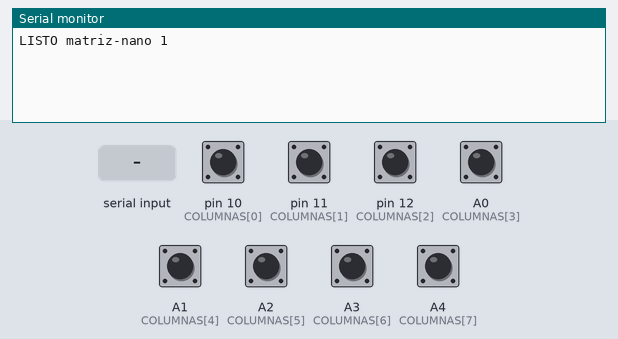
The sketch below on a simulated Arduino Nano, built with avr-gcc and run on an emulated ATmega328P. Parts: the last lines printed to the serial monitor. The inputs (shaded band) are chosen by the test bench; at power-on: A0 (COLUMNAS[3]), A1 (COLUMNAS[4]), A2 (COLUMNAS[5]), A3 (COLUMNAS[6]), A4 (COLUMNAS[7]), pin 10 (COLUMNAS[0]), pin 11 (COLUMNAS[1]), pin 12 (COLUMNAS[2]) HIGH.

Above: at 1.2 s.
1.3 s: "V\n" received over Serial
At 1.62 s:
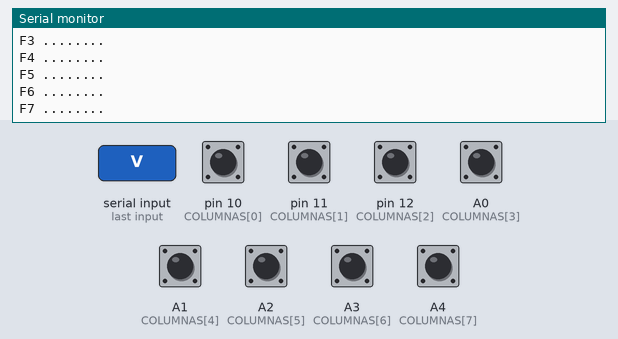
2.8 s: pin 10 (COLUMNAS[0]) pulled LOW for 0.15 s
At 3.12 s:
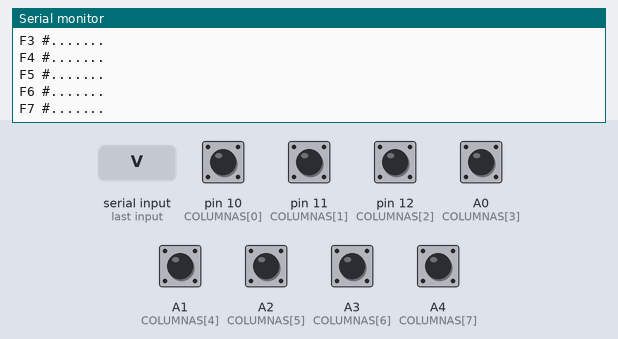
4.4 s: "90 45\n" received over Serial
At 5.6 s:
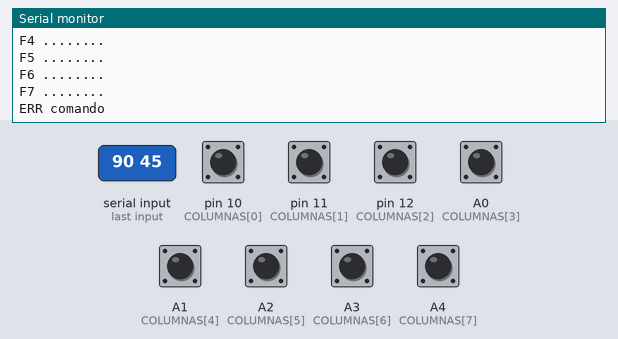
5.9 s: "L90\n" received over Serial
At 6.9 s:
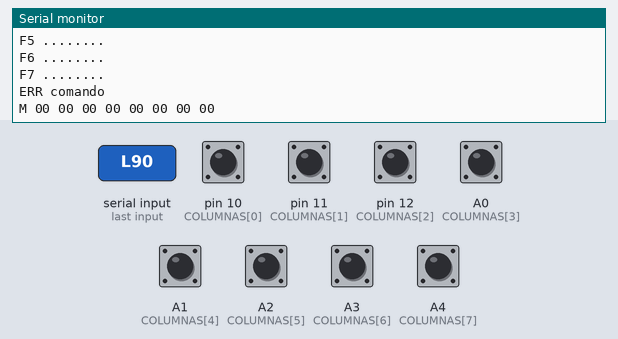
7.4 s: "F90\n" received over Serial
At 7.9 s:
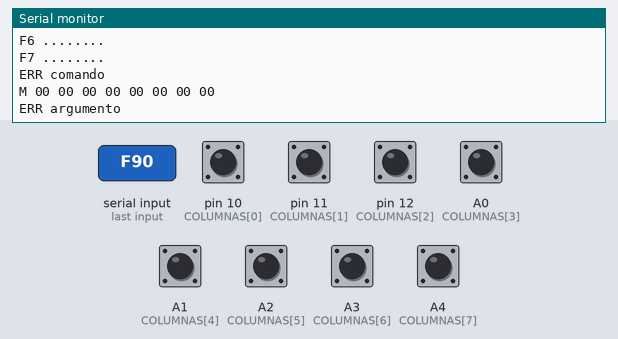
8.9 s: "C\n" received over Serial
At 10.3 s:
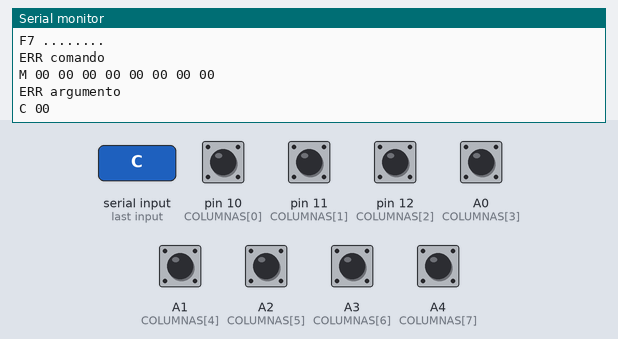
Timing chart, 0 to 11.4 s (numbered marks = the images above; inputs shaded):
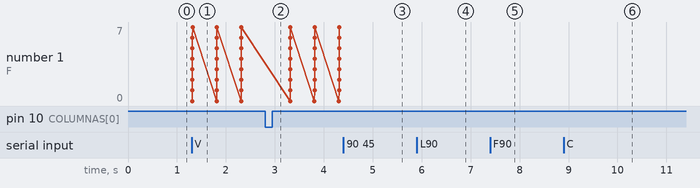

Measured:
- after the input at 1.3 s, the serial monitor: prints a new line at once (image 1)
- after the input at 2.8 s, the serial monitor: prints a new line at once (image 2)
- after the input at 4.4 s, the serial monitor: prints a new line at once (image 3)
- after the input at 5.9 s, the serial monitor: prints a new line at once (image 4)
- after the input at 7.4 s, the serial monitor: prints a new line at once (image 5)
- after the input at 8.9 s, the serial monitor: prints a new line at once (image 6)

The sketch:

matriz-nano.ino
```cpp
// Firmware del Arduino Nano que barre la matriz de 64 sensores Hall (v3 de la detección de
// casillas). No hace nada por su cuenta: la Raspberry Pi (o una persona en el monitor serie)
// manda un comando por línea y el Nano contesta una línea. El antirrebote, la calibración y
// el mapeo celda → casilla los hace la Pi; acá solo están las primitivas del barrido.
//
// Protocolo completo en software-docs/firmware-nano.md; cableado en
// hardware-docs/matriz-hall-nano.md. Serie a 115200 baudios.
//
//   ?        → LISTO matriz-nano 1
//   L [µs]   → M b0 b1 .. b7   barre F0..F7 (bk = fila Fk en hex, bit c = columna Ck, 1 = imán)
//   F k      → OK Fk           deja encendida fija la fila k (para medir con el multímetro)
//   C        → C bb            lee las columnas sin tocar las filas
//   X        → OK X            apaga todas las filas
//   A        → A v0 .. v7      lectura analógica cruda de cada columna ('-' si no es analógica)
//   V [µs]   → grilla de '#' y '.' cada 500 ms, hasta la próxima línea
//   otro     → ERR comando | ERR argumento | ERR largo

// Plan B (columnas leídas como analógicas, ver hardware-docs/matriz-hall-nano.md): compilar
// con -DPLAN_B=1 o cambiar el 0 de abajo. El umbral se elige mirando lo que da el comando A.
#ifndef PLAN_B
#define PLAN_B 0
#endif
#ifndef UMBRAL_PLAN_B
#define UMBRAL_PLAN_B 512  // ~2,5 V; por debajo, imán
#endif

#define VERSION_PROTOCOLO "1"

// Fila Fk y columna Ck conservan el número del cable que iba a Yk del 74HC138 y a Dk del
// 74HC165, para que CASILLA_DE_CELDA_HALL de config.py siga valiendo.
const uint8_t FILAS[8] = {2, 3, 4, 5, 6, 7, 8, 9};
#if PLAN_B
const uint8_t COLUMNAS[8] = {A5, A6, A7, A0, A1, A2, A3, A4};
const bool ES_ANALOGICA[8] = {true, true, true, true, true, true, true, true};
#else
const uint8_t COLUMNAS[8] = {10, 11, 12, A0, A1, A2, A3, A4};
const bool ES_ANALOGICA[8] = {false, false, false, true, true, true, true, true};
#endif

const unsigned long ESPERA_POR_DEFECTO_US = 1000;  // igual que HALL_ESPERA_ENCENDIDO
const unsigned long ESPERA_MAXIMA_US = 50000;
const unsigned long PERIODO_VISTA_MS = 500;
const uint8_t LARGO_MAXIMO_LINEA = 15;

enum Argumento { SIN_ARGUMENTO, ARGUMENTO_VALIDO, ARGUMENTO_INVALIDO };

char linea[LARGO_MAXIMO_LINEA + 1];
uint8_t largo = 0;
bool desbordada = false;  // la línea en curso pasó de LARGO_MAXIMO_LINEA

bool vistaActiva = false;
unsigned long esperaVistaUs = ESPERA_POR_DEFECTO_US;
unsigned long ultimaVista = 0;

// -- Matriz -------------------------------------------------------------------------------

void apagarFilas() {
  for (uint8_t f = 0; f < 8; f++) digitalWrite(FILAS[f], LOW);
}

void encenderFila(uint8_t fila) {
  apagarFilas();
  digitalWrite(FILAS[fila], HIGH);  // el NPN conduce y conecta a GND el bus de la fila
}

// delayMicroseconds solo es preciso hasta ~16 ms: los milisegundos enteros van con delay.
void esperarUs(unsigned long us) {
  if (us >= 1000) delay(us / 1000);
  delayMicroseconds((unsigned int)(us % 1000));
}

// El ADC muestrea con un capacitor que se carga a través de la pull-up (~35 kΩ, mucha
// impedancia para el ADC): la primera lectura después de cambiar de canal arrastra algo
// del canal anterior, así que se descarta.
int leerAnalogico(uint8_t pin) {
  analogRead(pin);
  return analogRead(pin);
}

// Bit c en 1 = la columna Ck está en LOW = imán sobre esa casilla de la fila encendida.
uint8_t leerColumnas() {
  uint8_t columnas = 0;
  for (uint8_t c = 0; c < 8; c++) {
#if PLAN_B
    bool iman = leerAnalogico(COLUMNAS[c]) < UMBRAL_PLAN_B;
#else
    bool iman = digitalRead(COLUMNAS[c]) == LOW;
#endif
    if (iman) columnas |= (uint8_t)(1 << c);
  }
  return columnas;
}

// Enciende F0..F7 de a una, espera `esperaUs` a que arranquen sus Hall y lee las columnas.
// Termina con todas las filas apagadas.
void barrer(unsigned long esperaUs, uint8_t filas[8]) {
  for (uint8_t f = 0; f < 8; f++) {
    encenderFila(f);
    esperarUs(esperaUs);
    filas[f] = leerColumnas();
  }
  apagarFilas();
}

// -- Respuestas ---------------------------------------------------------------------------

void imprimirHex(uint8_t valor) {
  if (valor < 0x10) Serial.print('0');
  Serial.print(valor, HEX);
}

void anunciar() {
  Serial.println(F("LISTO matriz-nano " VERSION_PROTOCOLO));
}

void responderError(const __FlashStringHelper* motivo) {
  Serial.print(F("ERR "));
  Serial.println(motivo);
}

void responderMatriz(unsigned long esperaUs) {
  uint8_t filas[8];
  barrer(esperaUs, filas);
  Serial.print('M');
  for (uint8_t f = 0; f < 8; f++) {
    Serial.print(' ');
    imprimirHex(filas[f]);
  }
  Serial.println();
}

void responderColumnas() {
  Serial.print(F("C "));
  imprimirHex(leerColumnas());
  Serial.println();
}

void responderAnalogico() {
  Serial.print('A');
  for (uint8_t c = 0; c < 8; c++) {
    Serial.print(' ');
    if (ES_ANALOGICA[c]) {
      Serial.print(leerAnalogico(COLUMNAS[c]));
    } else {
      Serial.print('-');
    }
  }
  Serial.println();
}

// Una línea por fila (F0..F7) y un carácter por columna (C0..C7): '#' = imán, '.' = vacío.
void imprimirVista() {
  uint8_t filas[8];
  barrer(esperaVistaUs, filas);
  Serial.println(F("   01234567"));
  for (uint8_t f = 0; f < 8; f++) {
    Serial.print('F');
    Serial.print(f);
    Serial.print(' ');
    for (uint8_t c = 0; c < 8; c++) Serial.print((filas[f] & (1 << c)) ? '#' : '.');
    Serial.println();
  }
  Serial.println();
}

// -- Comandos -----------------------------------------------------------------------------

const char* saltarEspacios(const char* p) {
  while (*p == ' ' || *p == '\t') p++;
  return p;
}

bool sinArgumento(const char* texto) {
  return *saltarEspacios(texto) == '\0';
}

// Lo que sigue al comando: nada, o un número de 0 a `maximo` con espacios alrededor.
Argumento leerArgumento(const char* texto, unsigned long maximo, unsigned long& valor) {
  const char* p = saltarEspacios(texto);
  if (*p == '\0') return SIN_ARGUMENTO;
  if (*p < '0' || *p > '9') return ARGUMENTO_INVALIDO;
  valor = 0;
  while (*p >= '0' && *p <= '9') {
    valor = valor * 10 + (unsigned long)(*p - '0');
    if (valor > maximo) return ARGUMENTO_INVALIDO;
    p++;
  }
  return sinArgumento(p) ? ARGUMENTO_VALIDO : ARGUMENTO_INVALIDO;
}

// Espera por fila de L y V: sin número, la de por defecto.
bool leerEspera(const char* texto, unsigned long& espera) {
  switch (leerArgumento(texto, ESPERA_MAXIMA_US, espera)) {
    case SIN_ARGUMENTO:
      espera = ESPERA_POR_DEFECTO_US;
      return true;
    case ARGUMENTO_VALIDO:
      return true;
    default:
      return false;
  }
}

void procesar(const char* texto) {
  const char* p = saltarEspacios(texto);
  if (*p == '\0') return;  // línea con solo espacios
  char comando = (char)toupper((unsigned char)*p);
  const char* resto = p + 1;
  unsigned long valor = 0;

  // Cada caso responde y sale; los `break` son argumentos que sobran, faltan o no valen.
  switch (comando) {
    case '?':
      if (!sinArgumento(resto)) break;
      anunciar();
      return;
    case 'L':
      if (!leerEspera(resto, valor)) break;
      responderMatriz(valor);
      return;
    case 'F':
      if (leerArgumento(resto, 7, valor) != ARGUMENTO_VALIDO) break;
      encenderFila((uint8_t)valor);
      Serial.print(F("OK F"));
      Serial.println(valor);
      return;
    case 'C':
      if (!sinArgumento(resto)) break;
      responderColumnas();
      return;
    case 'X':
      if (!sinArgumento(resto)) break;
      apagarFilas();
      Serial.println(F("OK X"));
      return;
    case 'A':
      if (!sinArgumento(resto)) break;
      responderAnalogico();
      return;
    case 'V':
      if (!leerEspera(resto, valor)) break;
      esperaVistaUs = valor;
      vistaActiva = true;
      ultimaVista = millis() - PERIODO_VISTA_MS;  // la primera grilla sale enseguida
      return;
    default:
      responderError(F("comando"));
      return;
  }
  responderError(F("argumento"));
}

// Junta los caracteres que llegan hasta un fin de línea (\n, \r o \r\n) sin bloquear.
// Cualquier línea nueva corta la vista en vivo antes de procesarse.
void leerSerie() {
  while (Serial.available() > 0) {
    char c = (char)Serial.read();
    if (c == '\r' || c == '\n') {
      if (desbordada) {
        vistaActiva = false;
        responderError(F("largo"));
      } else if (largo > 0) {
        linea[largo] = '\0';
        vistaActiva = false;
        procesar(linea);
      }
      largo = 0;
      desbordada = false;
    } else if (largo < LARGO_MAXIMO_LINEA) {
      linea[largo++] = c;
    } else {
      desbordada = true;
    }
  }
}

// -- Arranque y bucle ---------------------------------------------------------------------

void setup() {
  // Las filas, antes que nada. Hasta acá cada pin es una entrada y la 10 kΩ entre base y GND
  // tiene apagado su NPN; se pone el LOW antes de hacerlo salida para que no haya un pulso.
  for (uint8_t f = 0; f < 8; f++) {
    digitalWrite(FILAS[f], LOW);
    pinMode(FILAS[f], OUTPUT);
  }
  for (uint8_t c = 0; c < 8; c++) {
    // A6 y A7 son solo analógicas: no tienen pull-up interna (en el plan B llevan una de
    // 10 kΩ externa) y pinMode no las conoce.
    if (COLUMNAS[c] == A6 || COLUMNAS[c] == A7) continue;
    pinMode(COLUMNAS[c], INPUT_PULLUP);
  }
  Serial.begin(115200);
  // Al abrir el puerto el Nano se resetea y por el USB suele entrar algo de basura; el salto de
  // línea la deja sola en su línea y el LISTO llega limpio.
  Serial.println();
  anunciar();
}

void loop() {
  leerSerie();
  if (vistaActiva && millis() - ultimaVista >= PERIODO_VISTA_MS) {
    ultimaVista = millis();
    imprimirVista();
  }
}
```
